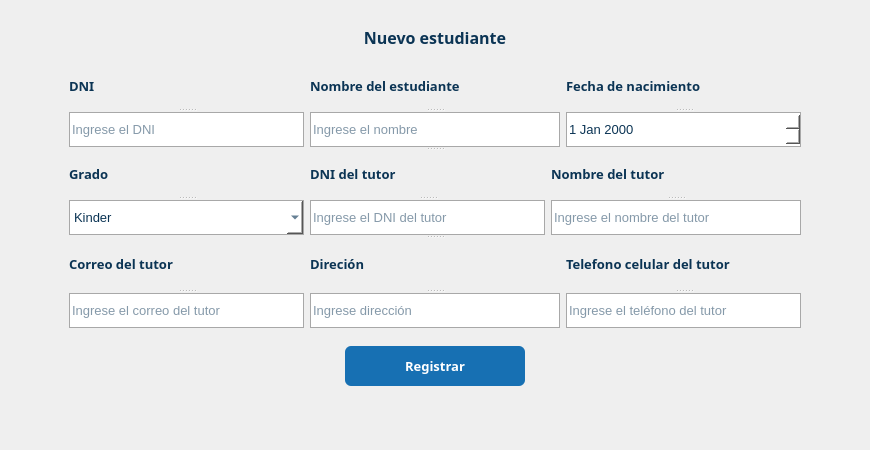
             <widget class="QWidget" name="registerStudent">
              <property name="enabled">
               <bool>true</bool>
              </property>
              <property name="minimumSize">
               <size>
                <width>870</width>
                <height>450</height>
               </size>
              </property>
              <property name="maximumSize">
               <size>
                <width>870</width>
                <height>450</height>
               </size>
              </property>
              <property name="styleSheet">
               <string notr="true"/>
              </property>
              <attribute name="title">
               <string>Registrar Estudiante</string>
              </attribute>
              <layout class="QGridLayout" name="gridLayout_8">
               <item row="0" column="0">
                <layout class="QVBoxLayout" name="contentRegister">
                 <property name="topMargin">
                  <number>15</number>
                 </property>
                 <item>
                  <widget class="QLabel" name="tittle_new_student">
                   <property name="font">
                    <font>
                     <family>Euphemia</family>
                     <pointsize>12</pointsize>
                     <weight>75</weight>
                     <bold>true</bold>
                    </font>
                   </property>
                   <property name="layoutDirection">
                    <enum>Qt::LeftToRight</enum>
                   </property>
                   <property name="styleSheet">
                    <string notr="true">color: rgb(11, 52, 84);</string>
                   </property>
                   <property name="text">
                    <string>Nuevo estudiante</string>
                   </property>
                   <property name="alignment">
                    <set>Qt::AlignCenter</set>
                   </property>
                   <property name="margin">
                    <number>10</number>
                   </property>
                  </widget>
                 </item>
                 <item>
                  <widget class="QWidget" name="form_new_student" native="true">
                   <property name="minimumSize">
                    <size>
                     <width>750</width>
                     <height>0</height>
                    </size>
                   </property>
                   <property name="maximumSize">
                    <size>
                     <width>750</width>
                     <height>16777215</height>
                    </size>
                   </property>
                   <layout class="QVBoxLayout" name="verticalLayout">
                    <item>
                     <widget class="QSplitter" name="values">
                      <property name="orientation">
                       <enum>Qt::Vertical</enum>
                      </property>
                      <widget class="QWidget" name="layoutWidget_2">
                       <layout class="QHBoxLayout" name="values_part1">
                        <item>
                         <widget class="QSplitter" name="DNI">
                          <property name="orientation">
                           <enum>Qt::Vertical</enum>
                          </property>
                          <widget class="QLabel" name="label_dni">
                           <property name="font">
                            <font>
                             <family>Euphemia</family>
                             <pointsize>10</pointsize>
                             <weight>75</weight>
                             <bold>true</bold>
                            </font>
                           </property>
                           <property name="styleSheet">
                            <string notr="true">color: rgb(11, 52, 84);</string>
                           </property>
                           <property name="text">
                            <string>DNI</string>
                           </property>
                          </widget>
                          <widget class="QLineEdit" name="lineEdit_dni">
                           <property name="minimumSize">
                            <size>
                             <width>0</width>
                             <height>35</height>
                            </size>
                           </property>
                           <property name="maximumSize">
                            <size>
                             <width>16777215</width>
                             <height>35</height>
                            </size>
                           </property>
                           <property name="font">
                            <font>
                             <pointsize>10</pointsize>
                            </font>
                           </property>
                           <property name="styleSheet">
                            <string notr="true">background-color: rgb(255, 255, 255);
color: rgb(11, 52, 84);
border:1px solid  #a8a8a8;</string>
                           </property>
                           <property name="placeholderText">
                            <string>Ingrese el DNI</string>
                           </property>
                          </widget>
                         </widget>
                        </item>
                        <item>
                         <widget class="QSplitter" name="student_name_2">
                          <property name="orientation">
                           <enum>Qt::Vertical</enum>
                          </property>
                          <widget class="QLabel" name="label_studentName_2">
                           <property name="font">
                            <font>
                             <family>Euphemia</family>
                             <pointsize>10</pointsize>
                             <weight>75</weight>
                             <bold>true</bold>
                            </font>
                           </property>
                           <property name="styleSheet">
                            <string notr="true">color: rgb(11, 52, 84);</string>
                           </property>
                           <property name="text">
                            <string>Nombre del estudiante</string>
                           </property>
                          </widget>
                          <widget class="QLineEdit" name="input_student_name_2">
                           <property name="minimumSize">
                            <size>
                             <width>250</width>
                             <height>35</height>
                            </size>
                           </property>
                           <property name="maximumSize">
                            <size>
                             <width>250</width>
                             <height>35</height>
                            </size>
                           </property>
                           <property name="font">
                            <font>
                             <pointsize>10</pointsize>
                            </font>
                           </property>
                           <property name="styleSheet">
                            <string notr="true">background-color: rgb(255, 255, 255);
color: rgb(11, 52, 84);
border:1px solid  #a8a8a8;</string>
                           </property>
                           <property name="text">
                            <string/>
                           </property>
                           <property name="readOnly">
                            <bool>false</bool>
                           </property>
                           <property name="placeholderText">
                            <string>Ingrese el nombre</string>
                           </property>
                          </widget>
                         </widget>
                        </item>
                        <item>
                         <widget class="QSplitter" name="dateBirth">
                          <property name="orientation">
                           <enum>Qt::Vertical</enum>
                          </property>
                          <widget class="QLabel" name="label_date_birth">
                           <property name="font">
                            <font>
                             <family>Euphemia</family>
                             <pointsize>10</pointsize>
                             <weight>75</weight>
                             <bold>true</bold>
                            </font>
                           </property>
                           <property name="styleSheet">
                            <string notr="true">color: rgb(11, 52, 84);</string>
                           </property>
                           <property name="text">
                            <string>Fecha de nacimiento</string>
                           </property>
                          </widget>
                          <widget class="QDateEdit" name="dateEdit">
                           <property name="minimumSize">
                            <size>
                             <width>0</width>
                             <height>35</height>
                            </size>
                           </property>
                           <property name="maximumSize">
                            <size>
                             <width>16777215</width>
                             <height>35</height>
                            </size>
                           </property>
                           <property name="font">
                            <font>
                             <pointsize>10</pointsize>
                            </font>
                           </property>
                           <property name="styleSheet">
                            <string notr="true">background-color: rgb(255, 255, 255);
color: rgb(11, 52, 84);
border:1px solid  #a8a8a8;</string>
                           </property>
                          </widget>
                         </widget>
                        </item>
                       </layout>
                      </widget>
                      <widget class="QWidget" name="layoutWidget_3">
                       <layout class="QHBoxLayout" name="values_part2">
                        <item>
                         <widget class="QSplitter" name="gradeStudent">
                          <property name="orientation">
                           <enum>Qt::Vertical</enum>
                          </property>
                          <widget class="QLabel" name="label_grade_2">
                           <property name="font">
                            <font>
                             <family>Euphemia</family>
                             <pointsize>10</pointsize>
                             <weight>75</weight>
                             <bold>true</bold>
                            </font>
                           </property>
                           <property name="styleSheet">
                            <string notr="true">color: rgb(11, 52, 84);</string>
                           </property>
                           <property name="text">
                            <string>Grado</string>
                           </property>
                          </widget>
                          <widget class="QComboBox" name="options_grade">
                           <property name="minimumSize">
                            <size>
                             <width>0</width>
                             <height>35</height>
                            </size>
                           </property>
                           <property name="maximumSize">
                            <size>
                             <width>16777215</width>
                             <height>35</height>
                            </size>
                           </property>
                           <property name="font">
                            <font>
                             <pointsize>10</pointsize>
                            </font>
                           </property>
                           <property name="styleSheet">
                            <string notr="true">background-color: rgb(255, 255, 255);
color: rgb(11, 52, 84);
border:1px solid  #a8a8a8;</string>
                           </property>
                           <item>
                            <property name="text">
                             <string>Kinder</string>
                            </property>
                           </item>
                           <item>
                            <property name="text">
                             <string>1° Primaria</string>
                            </property>
                           </item>
                           <item>
                            <property name="text">
                             <string>2° Primaria</string>
                            </property>
                           </item>
                           <item>
                            <property name="text">
                             <string>3° Primaria</string>
                            </property>
                           </item>
                           <item>
                            <property name="text">
                             <string>4° Primaria</string>
                            </property>
                           </item>
                           <item>
                            <property name="text">
                             <string>5° Primaria</string>
                            </property>
                           </item>
                           <item>
                            <property name="text">
                             <string>1° Secundaria</string>
                            </property>
                           </item>
                           <item>
                            <property name="text">
                             <string>2° Secundaria</string>
                            </property>
                           </item>
                           <item>
                            <property name="text">
                             <string>3° Secundaria</string>
                            </property>
                           </item>
                           <item>
                            <property name="text">
                             <string>4° Secundaria</string>
                            </property>
                           </item>
                           <item>
                            <property name="text">
                             <string>5° Secundaria</string>
                            </property>
                           </item>
                           <item>
                            <property name="text">
                             <string>6° Secundaria</string>
                            </property>
                           </item>
                          </widget>
                         </widget>
                        </item>
                        <item>
                         <widget class="QSplitter" name="dni_tutor_2">
                          <property name="orientation">
                           <enum>Qt::Vertical</enum>
                          </property>
                          <widget class="QLabel" name="label_dni_tutor_2">
                           <property name="font">
                            <font>
                             <family>Euphemia</family>
                             <pointsize>10</pointsize>
                             <weight>75</weight>
                             <bold>true</bold>
                            </font>
                           </property>
                           <property name="styleSheet">
                            <string notr="true">color: rgb(11, 52, 84);</string>
                           </property>
                           <property name="text">
                            <string>DNI del tutor</string>
                           </property>
                          </widget>
                          <widget class="QLineEdit" name="input_dni_2">
                           <property name="minimumSize">
                            <size>
                             <width>0</width>
                             <height>35</height>
                            </size>
                           </property>
                           <property name="maximumSize">
                            <size>
                             <width>16777215</width>
                             <height>35</height>
                            </size>
                           </property>
                           <property name="font">
                            <font>
                             <pointsize>10</pointsize>
                            </font>
                           </property>
                           <property name="styleSheet">
                            <string notr="true">background-color: rgb(255, 255, 255);
color: rgb(11, 52, 84);
border:1px solid  #a8a8a8;</string>
                           </property>
                           <property name="readOnly">
                            <bool>false</bool>
                           </property>
                           <property name="placeholderText">
                            <string>Ingrese el DNI del tutor</string>
                           </property>
                          </widget>
                         </widget>
                        </item>
                        <item>
                         <widget class="QSplitter" name="tutor_name_2">
                          <property name="orientation">
                           <enum>Qt::Vertical</enum>
                          </property>
                          <widget class="QLabel" name="label_tutor_name_2">
                           <property name="font">
                            <font>
                             <family>Euphemia</family>
                             <pointsize>10</pointsize>
                             <weight>75</weight>
                             <bold>true</bold>
                            </font>
                           </property>
                           <property name="styleSheet">
                            <string notr="true">color: rgb(11, 52, 84);</string>
                           </property>
                           <property name="text">
                            <string>Nombre del tutor</string>
                           </property>
                          </widget>
                          <widget class="QLineEdit" name="input_tutor_name_2">
                           <property name="minimumSize">
                            <size>
                             <width>250</width>
                             <height>35</height>
                            </size>
                           </property>
                           <property name="maximumSize">
                            <size>
                             <width>250</width>
                             <height>35</height>
                            </size>
                           </property>
                           <property name="font">
                            <font>
                             <pointsize>10</pointsize>
                            </font>
                           </property>
                           <property name="styleSheet">
                            <string notr="true">background-color: rgb(255, 255, 255);
color: rgb(11, 52, 84);
border:1px solid  #a8a8a8;</string>
                           </property>
                           <property name="readOnly">
                            <bool>false</bool>
                           </property>
                           <property name="placeholderText">
                            <string>Ingrese el nombre del tutor</string>
                           </property>
                          </widget>
                         </widget>
                        </item>
                       </layout>
                      </widget>
                      <widget class="QWidget" name="layoutWidget_4">
                       <layout class="QHBoxLayout" name="values_part3">
                        <property name="bottomMargin">
                         <number>12</number>
                        </property>
                        <item>
                         <widget class="QSplitter" name="email_tutor_2">
                          <property name="orientation">
                           <enum>Qt::Vertical</enum>
                          </property>
                          <widget class="QLabel" name="label_email_tutor_2">
                           <property name="font">
                            <font>
                             <family>Euphemia</family>
                             <pointsize>10</pointsize>
                             <weight>75</weight>
                             <bold>true</bold>
                            </font>
                           </property>
                           <property name="styleSheet">
                            <string notr="true">color: rgb(11, 52, 84);</string>
                           </property>
                           <property name="text">
                            <string>Correo del tutor</string>
                           </property>
                          </widget>
                          <widget class="QLineEdit" name="input_email_2">
                           <property name="minimumSize">
                            <size>
                             <width>0</width>
                             <height>35</height>
                            </size>
                           </property>
                           <property name="maximumSize">
                            <size>
                             <width>16777215</width>
                             <height>35</height>
                            </size>
                           </property>
                           <property name="font">
                            <font>
                             <pointsize>10</pointsize>
                            </font>
                           </property>
                           <property name="styleSheet">
                            <string notr="true">background-color: rgb(255, 255, 255);
color: rgb(11, 52, 84);
border:1px solid  #a8a8a8;</string>
                           </property>
                           <property name="readOnly">
                            <bool>false</bool>
                           </property>
                           <property name="placeholderText">
                            <string>Ingrese el correo del tutor</string>
                           </property>
                          </widget>
                         </widget>
                        </item>
                        <item>
                         <widget class="QSplitter" name="addres_2">
                          <property name="orientation">
                           <enum>Qt::Vertical</enum>
                          </property>
                          <widget class="QLabel" name="label_address_2">
                           <property name="font">
                            <font>
                             <family>Euphemia</family>
                             <pointsize>10</pointsize>
                             <weight>75</weight>
                             <bold>true</bold>
                            </font>
                           </property>
                           <property name="styleSheet">
                            <string notr="true">color: rgb(11, 52, 84);</string>
                           </property>
                           <property name="text">
                            <string>Direción</string>
                           </property>
                          </widget>
                          <widget class="QLineEdit" name="input_address_2">
                           <property name="minimumSize">
                            <size>
                             <width>250</width>
                             <height>35</height>
                            </size>
                           </property>
                           <property name="maximumSize">
                            <size>
                             <width>250</width>
                             <height>35</height>
                            </size>
                           </property>
                           <property name="font">
                            <font>
                             <pointsize>10</pointsize>
                            </font>
                           </property>
                           <property name="styleSheet">
                            <string notr="true">background-color: rgb(255, 255, 255);
color: rgb(11, 52, 84);
border:1px solid  #a8a8a8;</string>
                           </property>
                           <property name="readOnly">
                            <bool>false</bool>
                           </property>
                           <property name="placeholderText">
                            <string>Ingrese dirección</string>
                           </property>
                          </widget>
                         </widget>
                        </item>
                        <item>
                         <widget class="QSplitter" name="phone_tutor_2">
                          <property name="orientation">
                           <enum>Qt::Vertical</enum>
                          </property>
                          <widget class="QLabel" name="label_phone_2">
                           <property name="font">
                            <font>
                             <family>Euphemia</family>
                             <pointsize>10</pointsize>
                             <weight>75</weight>
                             <bold>true</bold>
                            </font>
                           </property>
                           <property name="styleSheet">
                            <string notr="true">color: rgb(11, 52, 84);</string>
                           </property>
                           <property name="text">
                            <string>Telefono celular del tutor</string>
                           </property>
                          </widget>
                          <widget class="QLineEdit" name="input_phone_2">
                           <property name="minimumSize">
                            <size>
                             <width>0</width>
                             <height>35</height>
                            </size>
                           </property>
                           <property name="maximumSize">
                            <size>
                             <width>16777215</width>
                             <height>35</height>
                            </size>
                           </property>
                           <property name="font">
                            <font>
                             <pointsize>10</pointsize>
                            </font>
                           </property>
                           <property name="styleSheet">
                            <string notr="true">background-color: rgb(255, 255, 255);
color: rgb(11, 52, 84);
border:1px solid  #a8a8a8;</string>
                           </property>
                           <property name="readOnly">
                            <bool>false</bool>
                           </property>
                           <property name="placeholderText">
                            <string>Ingrese el teléfono del tutor</string>
                           </property>
                          </widget>
                         </widget>
                        </item>
                       </layout>
                      </widget>
                     </widget>
                    </item>
                    <item alignment="Qt::AlignHCenter|Qt::AlignVCenter">
                     <widget class="QPushButton" name="registerButton">
                      <property name="minimumSize">
                       <size>
                        <width>180</width>
                        <height>40</height>
                       </size>
                      </property>
                      <property name="maximumSize">
                       <size>
                        <width>180</width>
                        <height>40</height>
                       </size>
                      </property>
                      <property name="font">
                       <font>
                        <family>Euphemia</family>
                        <pointsize>10</pointsize>
                        <weight>75</weight>
                        <bold>true</bold>
                       </font>
                      </property>
                      <property name="cursor">
                       <cursorShape>PointingHandCursor</cursorShape>
                      </property>
                      <property name="layoutDirection">
                       <enum>Qt::LeftToRight</enum>
                      </property>
                      <property name="styleSheet">
                       <string notr="true">background-color:#1770b3;
border: none;
border-radius: 6px;
font-family: Euphemia;
color:white;</string>
                      </property>
                      <property name="text">
                       <string>Registrar</string>
                      </property>
                     </widget>
                    </item>
                    <item alignment="Qt::AlignHCenter">
                     <widget class="QLabel" name="message">
                      <property name="font">
                       <font>
                        <family>Euphemia</family>
                        <pointsize>9</pointsize>
                        <weight>75</weight>
                        <bold>true</bold>
                       </font>
                      </property>
                      <property name="styleSheet">
                       <string notr="true">font-family: Euphemia;
color:red;</string>
                      </property>
                      <property name="text">
                       <string/>
                      </property>
                     </widget>
                    </item>
                    <item alignment="Qt::AlignHCenter">
                     <widget class="QLabel" name="message_ok">
                      <property name="font">
                       <font>
                        <family>Euphemia</family>
                        <pointsize>9</pointsize>
                        <weight>75</weight>
                        <bold>true</bold>
                       </font>
                      </property>
                      <property name="styleSheet">
                       <string notr="true">font-family: Euphemia;
color:green;</string>
                      </property>
                      <property name="text">
                       <string/>
                      </property>
                     </widget>
                    </item>
                   </layout>
                  </widget>
                 </item>
                </layout>
               </item>
              </layout>
             </widget>
